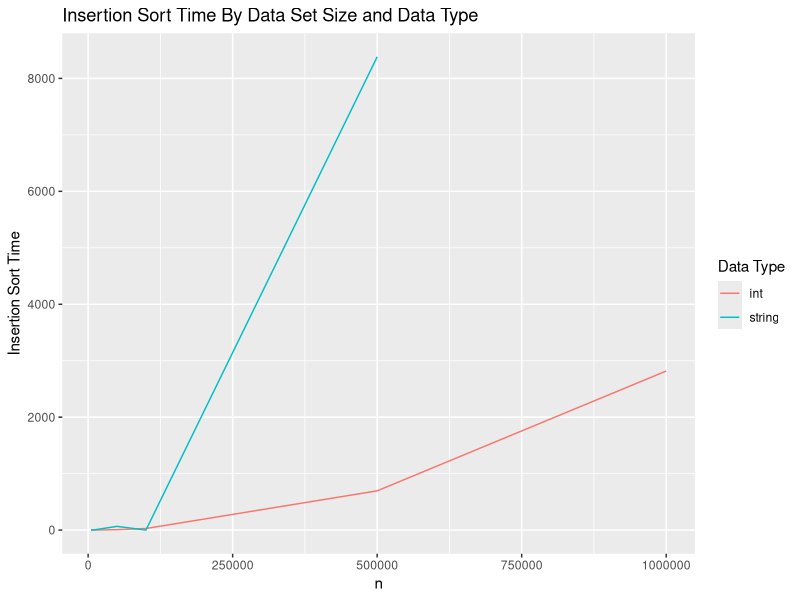
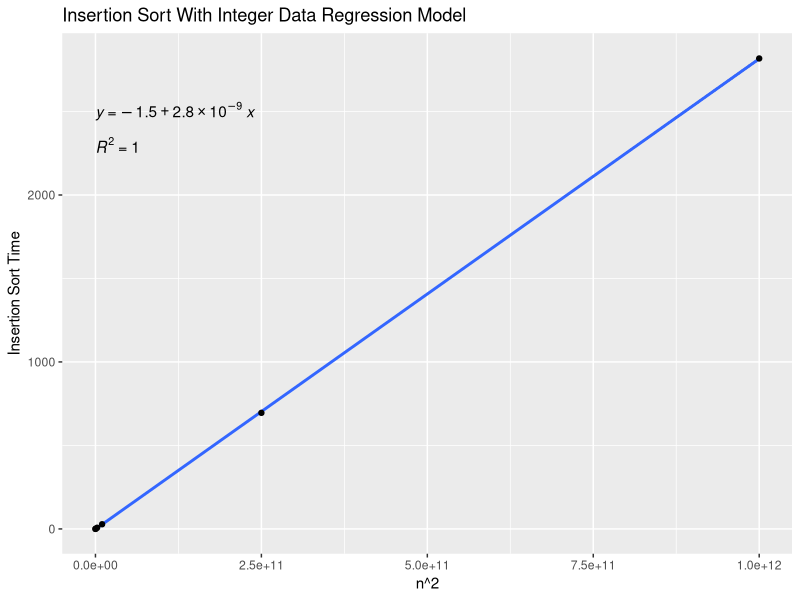
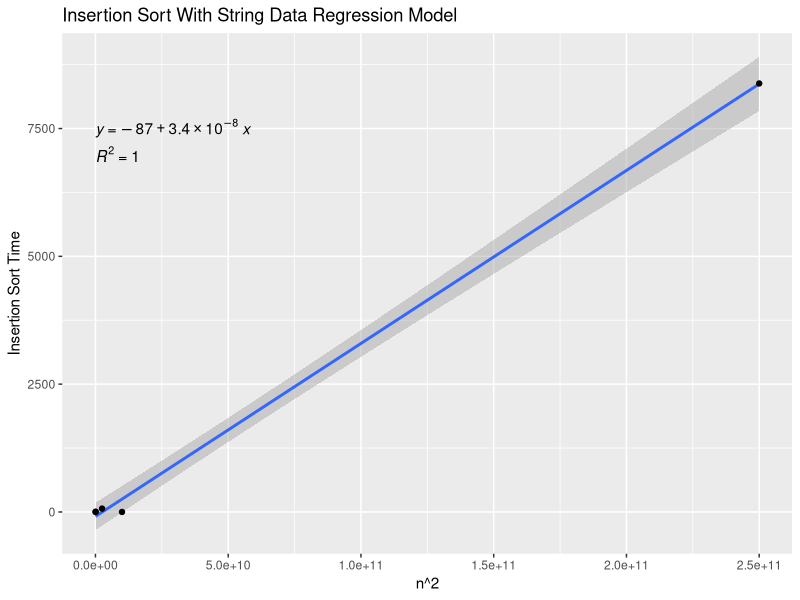
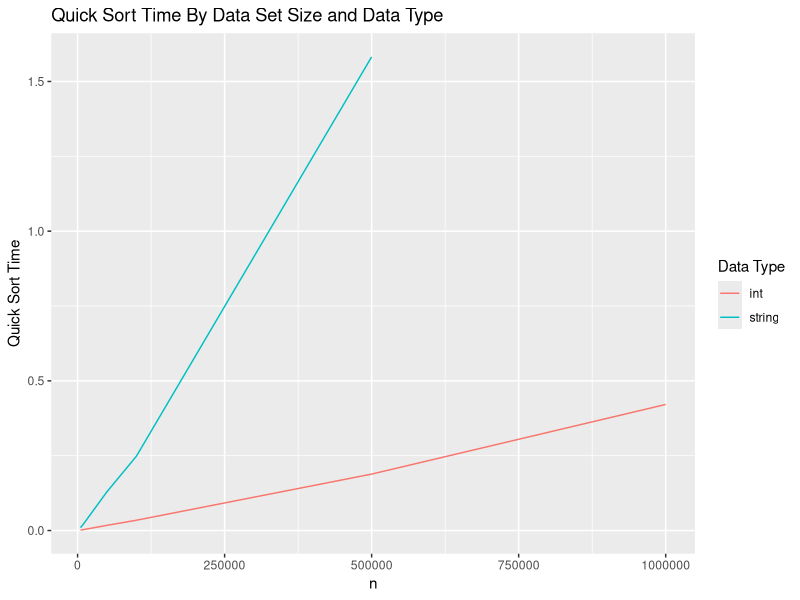
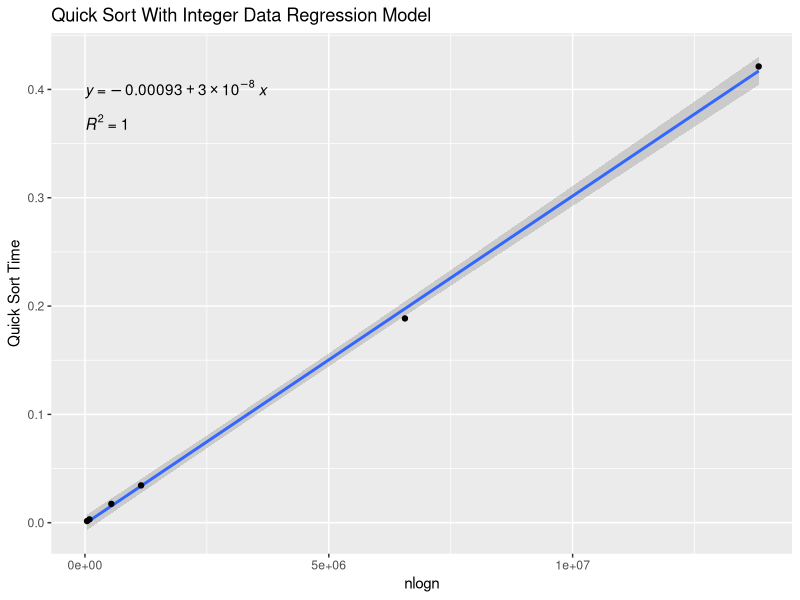
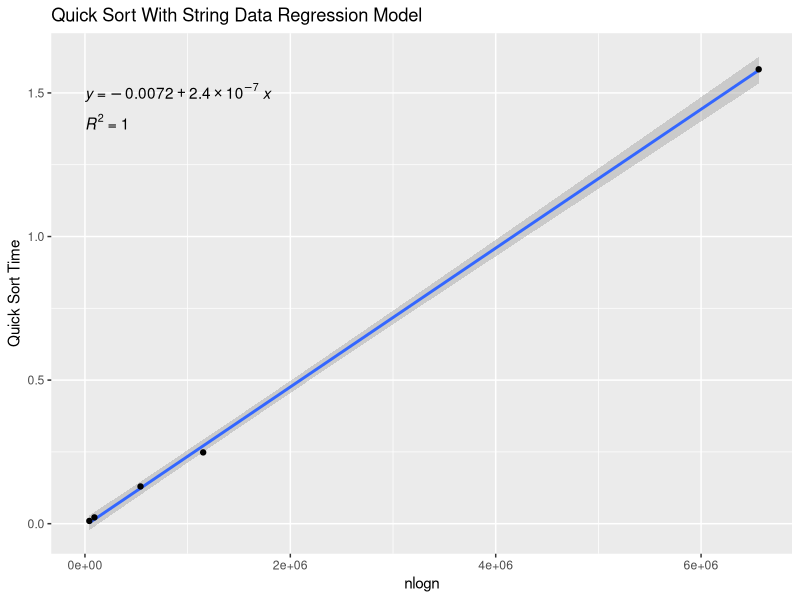
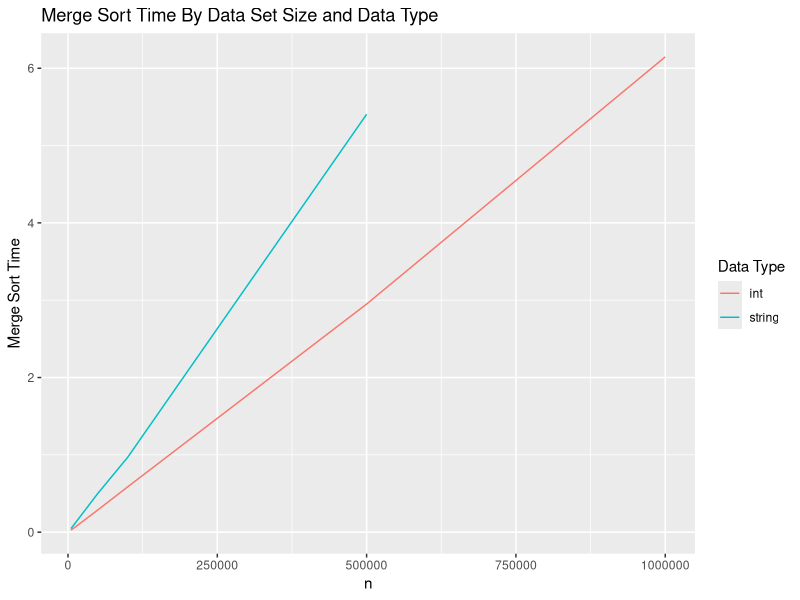
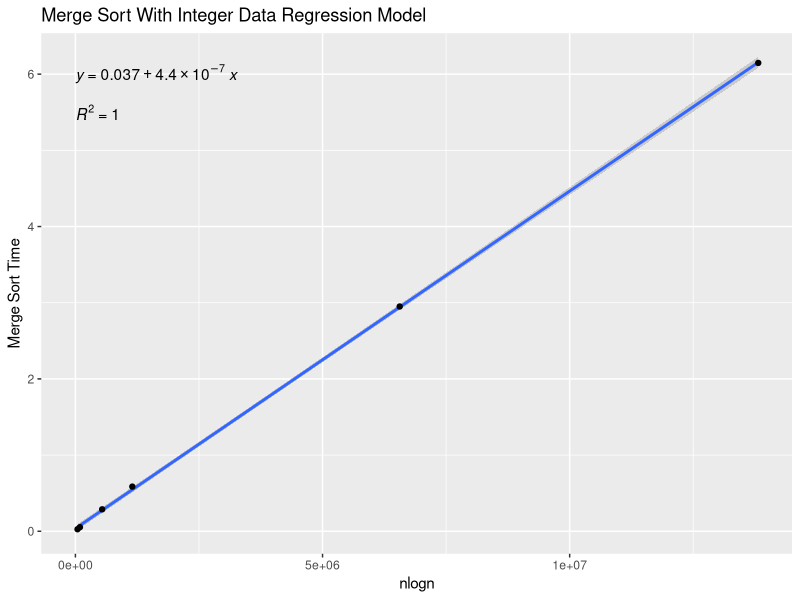

Here is the R script that generated these plots, in order:
## ---- chunk 1
library(ggplot2)
library(ggpubr)
data = read.csv("sorting.csv")
data$n2 = data$size ^ 2
data$nlogn = log(data$size) * data$size
data
## ---- chunk 2
insertionTimes = aggregate(insertion_time ~ var_type + size + n2, data = data, FUN = mean)
ggplot(insertionTimes, aes(x = size, y = insertion_time, color = var_type)) + 
  geom_line() + 
  labs(title = "Insertion Sort Time By Data Set Size and Data Type", x = "n", y = "Insertion Sort Time") + 
  guides(color = guide_legend(title = "Data Type"))
## ---- chunk 3
insertionInts = subset(insertionTimes, var_type == "int")
insertionModel = lm(insertion_time ~ n2, data = insertionInts)
summary(insertionModel)
## ---- chunk 4
ggplot(data=insertionInts, aes(x=n2, y=insertion_time)) +
  labs(title = "Insertion Sort With Integer Data Regression Model", x = "n^2", y = "Insertion Sort Time") +
  geom_smooth(method="lm") +
  geom_point() +
  stat_regline_equation(label.x=0, label.y=2500) +
  stat_cor(aes(label=..rr.label..), label.x=0, label.y=2300)
## ---- chunk 5
insertionStrings = subset(insertionTimes, var_type == "string")
insertionModel = lm(insertion_time ~ n2, data = insertionStrings)
summary(insertionModel)
## ---- chunk 6
ggplot(data=insertionStrings, aes(x=n2, y=insertion_time)) +
  labs(title = "Insertion Sort With String Data Regression Model", x = "n^2", y = "Insertion Sort Time") +
  geom_smooth(method="lm") +
  geom_point() +
  stat_regline_equation(label.x=0, label.y=7500) +
  stat_cor(aes(label=..rr.label..), label.x=0, label.y=7000)
## ---- chunk 7
quickTimes = aggregate(quick_time ~ var_type + size + nlogn, data = data, FUN = mean)
ggplot(quickTimes, aes(x = size, y = quick_time, color = var_type)) + 
  geom_line() + 
  labs(title = "Quick Sort Time By Data Set Size and Data Type", x = "n", y = "Quick Sort Time") + 
  guides(color = guide_legend(title = "Data Type"))
## ---- chunk 8
quickInts = subset(quickTimes, var_type == "int")
quickModel = lm(quick_time ~ nlogn, data = quickInts)
summary(quickModel)
## ---- chunk 9
ggplot(data=quickInts, aes(x=nlogn, y=quick_time)) +
  labs(title = "Quick Sort With Integer Data Regression Model", x = "nlogn", y = "Quick Sort Time") +
  geom_smooth(method="lm") +
  geom_point() +
  stat_regline_equation(label.x=0, label.y=0.4) +
  stat_cor(aes(label=..rr.label..), label.x=0, label.y=0.37)
## ---- chunk 10
quickStrings = subset(quickTimes, var_type == "string")
quickModel = lm(quick_time ~ nlogn, data = quickStrings)
summary(quickModel)
## ---- chunk 11
ggplot(data=quickStrings, aes(x=nlogn, y=quick_time)) +
  labs(title = "Quick Sort With String Data Regression Model", x = "nlogn", y = "Quick Sort Time") +
  geom_smooth(method="lm") +
  geom_point() +
  stat_regline_equation(label.x=0, label.y=1.5) +
  stat_cor(aes(label=..rr.label..), label.x=0, label.y=1.4)
## ---- chunk 12
mergeTimes = aggregate(merge_time ~ var_type + size + nlogn, data = data, FUN = mean)
ggplot(mergeTimes, aes(x = size, y = merge_time, color = var_type)) + 
  geom_line() + 
  labs(title = "Merge Sort Time By Data Set Size and Data Type", x = "n", y = "Merge Sort Time") + 
  guides(color = guide_legend(title = "Data Type"))
## ---- chunk 13
mergeInts = subset(mergeTimes, var_type == "int")
mergeModel = lm(merge_time ~ nlogn, data = mergeInts)
summary(mergeModel)
## ---- chunk 14
ggplot(data=mergeInts, aes(x=nlogn, y=merge_time)) +
  labs(title = "Merge Sort With Integer Data Regression Model", x = "nlogn", y = "Merge Sort Time") +
  geom_smooth(method="lm") +
  geom_point() +
  stat_regline_equation(label.x=0, label.y=6) +
  stat_cor(aes(label=..rr.label..), label.x=0, label.y=5.5)
## ---- chunk 15
mergeStrings = subset(mergeTimes, var_type == "string")
mergeModel = lm(merge_time ~ nlogn, data = mergeStrings)
summary(mergeModel)
## ---- chunk 16
ggplot(data=mergeStrings, aes(x=nlogn, y=merge_time)) +
  labs(title = "Merge Sort With String Data Regression Model", x = "nlogn", y = "Merge Sort Time") +
  geom_smooth(method="lm") +
  geom_point() +
  stat_regline_equation(label.x=0, label.y=6) +
  stat_cor(aes(label=..rr.label..), label.x=0, label.y=5.5)
## ---- chunk 17
shellTimes = aggregate(shell_time ~ var_type + size + nlogn, data = data, FUN = mean)
ggplot(shellTimes, aes(x = size, y = shell_time, color = var_type)) + 
  geom_line() + 
  labs(title = "Shell Sort Time By Data Set Size and Data Type", x = "n", y = "Shell Sort Time") + 
  guides(color = guide_legend(title = "Data Type"))
## ---- chunk 18
shellInts = subset(shellTimes, var_type == "int")
shellModel = lm(shell_time ~ nlogn, data = shellInts)
summary(shellModel)
## ---- chunk 19
ggplot(data=shellInts, aes(x=nlogn, y=shell_time)) +
  labs(title = "Shell Sort With Integer Data Regression Model", x = "nlogn", y = "Shell Sort Time") +
  geom_smooth(method="lm") +
  geom_point() +
  stat_regline_equation(label.x=0, label.y=0.7) +
  stat_cor(aes(label=..rr.label..), label.x=0, label.y=0.65)
## ---- chunk 20
shellStrings = subset(shellTimes, var_type == "string")
shellModel = lm(shell_time ~ nlogn, data = shellStrings)
summary(shellModel)
## ---- chunk 21
ggplot(data=shellStrings, aes(x=nlogn, y=shell_time)) +
  labs(title = "Shell Sort With String Data Regression Model", x = "nlogn", y = "Shell Sort Time") +
  geom_smooth(method="lm") +
  geom_point() +
  stat_regline_equation(label.x=0, label.y=4) +
  stat_cor(aes(label=..rr.label..), label.x=0, label.y=3.7)
## ---- chunk 22
introTimes = aggregate(intro_time ~ var_type + size + nlogn, data = data, FUN = mean)
ggplot(introTimes, aes(x = size, y = intro_time, color = var_type)) + 
  geom_line() + 
  labs(title = "Intro Sort Time By Data Set Size and Data Type", x = "Data Set Size", y = "Intro Sort Time") + 
  guides(color = guide_legend(title = "Data Type"))
## ---- chunk 23
introInts = subset(introTimes, var_type == "int")
introModel = lm(intro_time ~ nlogn, data = introInts)
summary(introModel)
## ---- chunk 24
ggplot(data=introInts, aes(x=nlogn, y=intro_time)) +
  labs(title = "Intro Sort With Integer Data Regression Model", x = "nlogn", y = "Intro Sort Time") +
  geom_smooth(method="lm") +
  geom_point() +
  stat_regline_equation(label.x=0, label.y=2.25) +
  stat_cor(aes(label=..rr.label..), label.x=0, label.y=2.1)
## ---- chunk 25
introStrings = subset(introTimes, var_type == "string")
introModel = lm(intro_time ~ nlogn, data = introStrings)
summary(introModel)
## ---- chunk 26
ggplot(data=introStrings, aes(x=nlogn, y=intro_time)) +
  labs(title = "Intro Sort With String Data Regression Model", x = "nlogn", y = "Intro Sort Time") +
  geom_smooth(method="lm") +
  geom_point() +
  stat_regline_equation(label.x=0, label.y=4) +
  stat_cor(aes(label=..rr.label..), label.x=0, label.y=3.7)
## ---- chunk 27
timTimes = aggregate(tim_time ~ var_type + size + nlogn, data = data, FUN = mean)
ggplot(timTimes, aes(x = size, y = tim_time, color = var_type)) + 
  geom_line() + 
  labs(title = "Tim Sort Time By Data Set Size and Data Type", x = "Data Set Size", y = "Tim Sort Time") + 
  guides(color = guide_legend(title = "Data Type"))
## ---- chunk 28
timInts = subset(timTimes, var_type == "int")
timModel = lm(tim_time ~ nlogn, data = timInts)
summary(timModel)
## ---- chunk 29
ggplot(data=timInts, aes(x=nlogn, y=tim_time)) +
  labs(title = "Tim Sort With Integer Data Regression Model", x = "nlogn", y = "Tim Sort Time") +
  geom_smooth(method="lm") +
  geom_point() +
  stat_regline_equation(label.x=0, label.y=2.25) +
  stat_cor(aes(label=..rr.label..), label.x=0, label.y=2.1)
## ---- chunk 30
timStrings = subset(timTimes, var_type == "string")
timModel = lm(tim_time ~ nlogn, data = timStrings)
summary(timModel)
## ---- chunk 31
ggplot(data=timStrings, aes(x=nlogn, y=tim_time)) +
  labs(title = "Tim Sort With String Data Regression Model", x = "nlogn", y = "Tim Sort Time") +
  geom_smooth(method="lm") +
  geom_point() +
  stat_regline_equation(label.x=0, label.y=4) +
  stat_cor(aes(label=..rr.label..), label.x=0, label.y=3.7)
